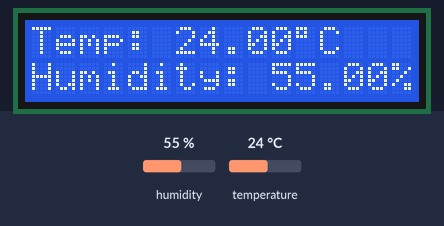
The sketch below on a simulated Arduino Uno, built with avr-gcc and run on an emulated ATmega328P. Parts: 16×2 character LCD. The inputs (shaded band) are chosen by the test bench; at power-on: humidity 55 %, temperature 24 °C.

Above: at 1.2 s.
1.3 s: humidity set to 22 %
At 2.7 s:
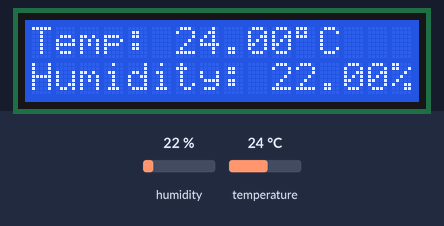
4.1 s: temperature set to 12 °C
At 4.9 s:
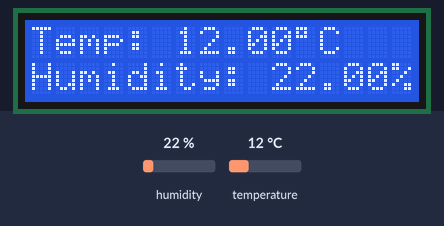
6.9 s: humidity set to 40 %
At 9.5 s:
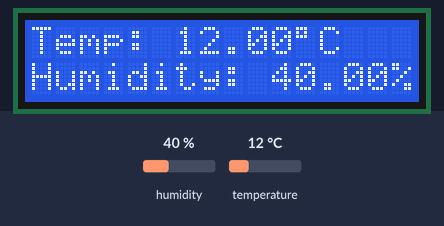
9.8 s: temperature set to 19 °C
At 11.7 s:
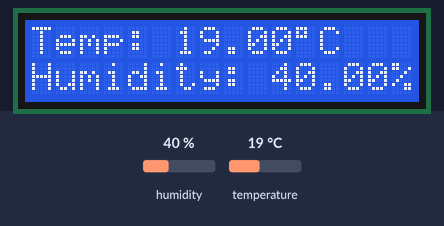
Timing chart, 0 to 13.2 s (numbered marks = the images above; inputs shaded):
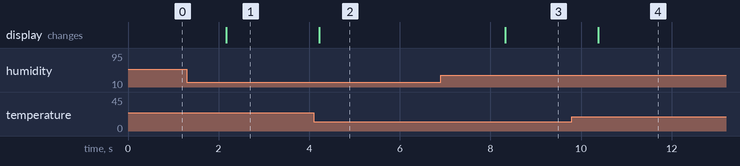

The sketch:

DHT11_TEMP___HUMIDITY_MONITORING.ino
```cpp
#include <Wire.h>
#include <LiquidCrystal_I2C.h>
#include <DHT.h>

// Define DHT11
#define DHTPIN 2         // Pin where the DHT11 is connected
#define DHTTYPE DHT11    // Sensor type

DHT dht(DHTPIN, DHTTYPE);

// Set up the LCD: I2C address 0x27 is most common. Try 0x3F if 0x27 doesn’t work
LiquidCrystal_I2C lcd(0x27, 16, 2);

void setup() {
  lcd.init();          // Initialize the LCD
  lcd.backlight();     // Turn on the backlight
  dht.begin();         // Start the DHT sensor
}

void loop() {
  float h = dht.readHumidity();
  float t = dht.readTemperature(); // Celsius

  // Check if readings are valid
  if (isnan(h) || isnan(t)) {
    lcd.setCursor(0, 0);
    lcd.print("Sensor error    ");
    return;
  }

  lcd.setCursor(0, 0);
  lcd.print("Temp: ");
  lcd.print(t);
  lcd.print((char)223); // Degree symbol
  lcd.print("C");

  lcd.setCursor(0, 1);
  lcd.print("Humidity: ");
  lcd.print(h);
  lcd.print("%");

  delay(2000); // Wait 2 seconds before next update
}
```

Measured:
- after the input at 1.3 s, the display: changes after 0.87 s (image 1)
- after the input at 4.1 s, the display: changes after 0.12 s (image 2)
- after the input at 6.9 s, the display: changes after 1.4 s (image 3)
- after the input at 9.8 s, the display: changes after 0.58 s (image 4)
